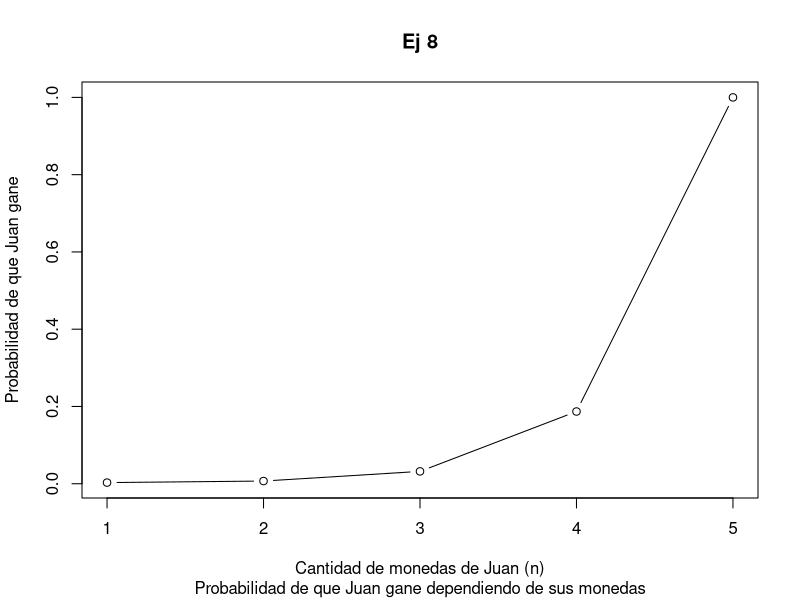
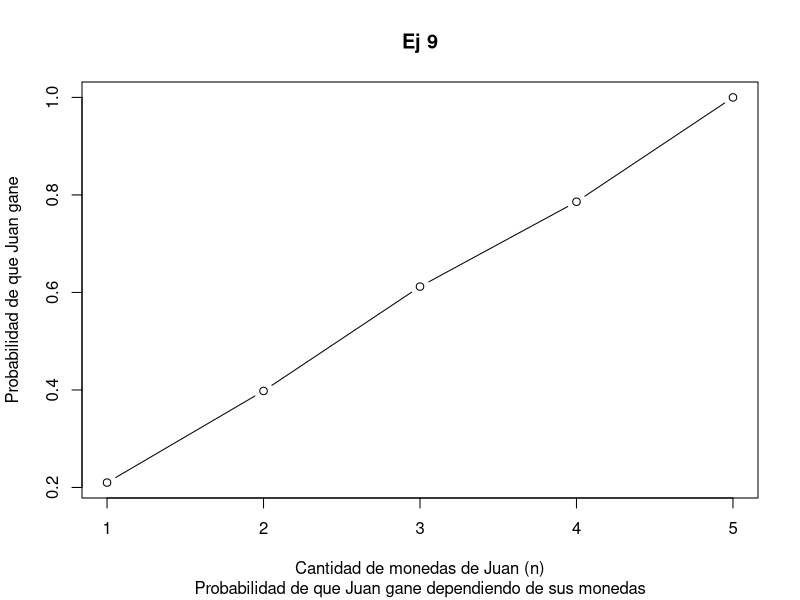
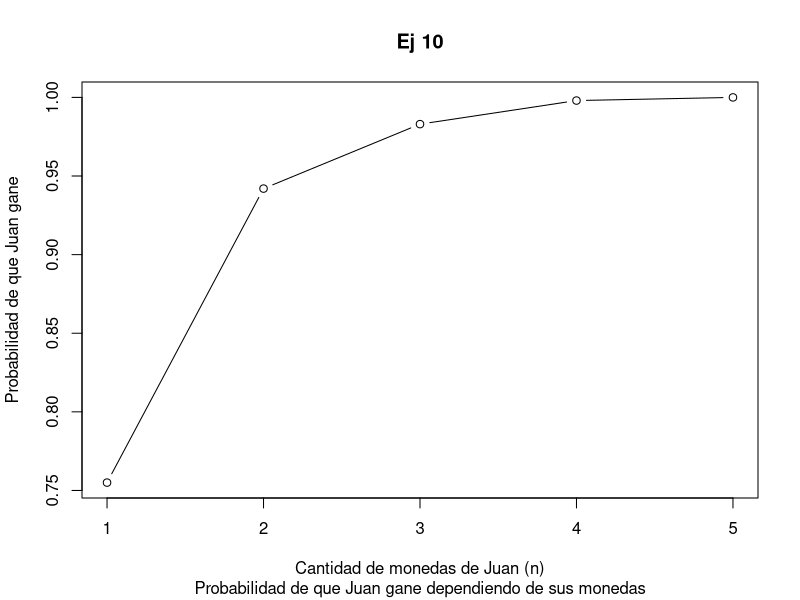
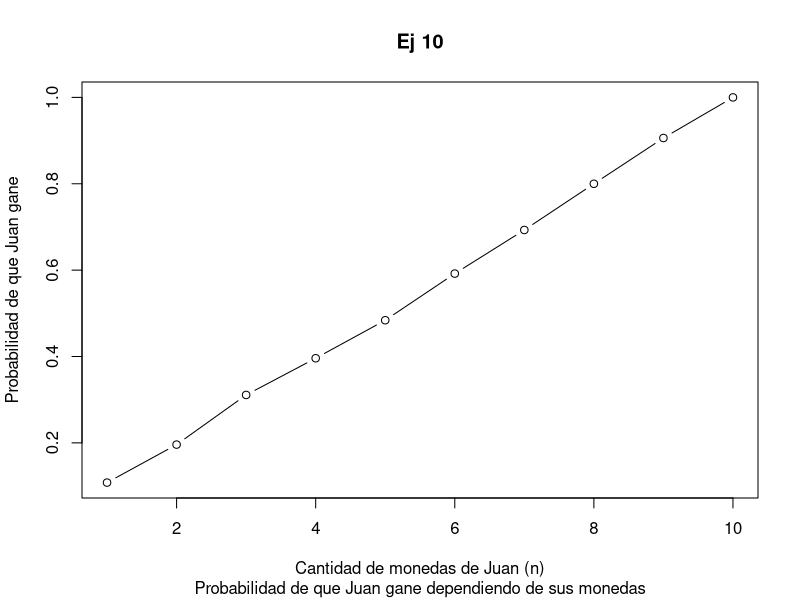
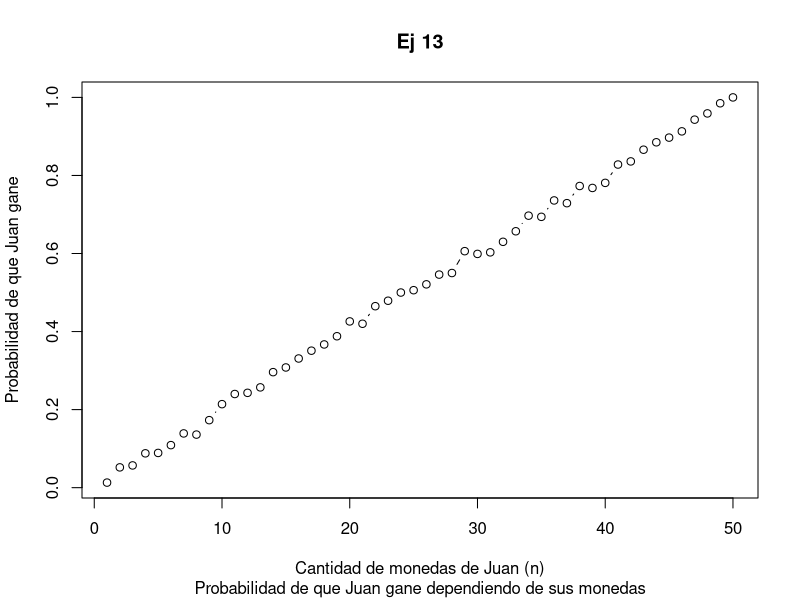

Recreate these plots in R, in order.
# Ej 1
p <- 1/6  # Probabilidad de que gane Juan
Nrep <- 1000

print("Ej 1")
print(c("Juan gana", sum(runif(Nrep) < p)), quote=F)

# Ej 2
unajugada <- function(p) {
    if (runif(1) < p) {
        return("Juan")
    } else { 
        return("Pedro")
    }
}
print(unajugada(p))
print(unajugada(p))
print(unajugada(p))
print(unajugada(p))

# Ej 3

ps = c(0.2, 0.5, 0.8)
print(c("p, ", "est_p"), quote=F)
for (p in ps) {
   print(c(p, sum(runif(100) < p) / 100.), quote=F)
}

# Ej 4
juanJuega <- function(n, N, p) { # n (monedas Juan), N (monedas total), p (probabilidad de ganar de juan)
    m <- N - n
    while (n > 0 && m > 0) {
        if (unajugada(p) == "Juan") {
            n <- n + 1
            m <- m - 1
        } else {
            n <- n - 1
            m <- m + 1
        }
    }
    if (n == 0) {
        return("Pierde")
    } else {
        return("Gana")
    }
}

print(juanJuega(3, 6, 0.2))
print(juanJuega(3, 6, 0.2))
print(juanJuega(3, 6, 0.2))
print(juanJuega(3, 6, 0.2))
print(juanJuega(3, 4, 0.9))

# Ej 5
simulaNPartidas <- function(n, N, p, Nrep) {
    partidas = c()
    for (i in 1:Nrep) {
        partidas = c(partidas, juanJuega(n, N, p))
    }
    return(sum(partidas == "Gana"))
}
print(simulaNPartidas(3, 5, 1/6, 1000) / 1000)
print(simulaNPartidas(3, 5, 1/6, 1000) / 1000)


# Ej 6
MCprobaJuanGana <- function(n, N, p, Nrep) {
    return(simulaNPartidas(n, N, p, Nrep) / Nrep)
}
print(MCprobaJuanGana(3, 5, 1/6, 1000))
print(MCprobaJuanGana(3, 5, 1/6, 1000))


# Ej 7
# Ej 8
N <- 5
p <- 1/6
xs <- 1:N
ys <- sapply(xs, function(x) {return(MCprobaJuanGana(x, N, p, 1000))})

png('MCprobaJuanGana-ej8.png')
plot(xs, ys, type='b', main='Ej 8', 
     sub='Probabilidad de que Juan gane dependiendo de sus monedas',
     xlab='Cantidad de monedas de Juan (n)',
     ylab='Probabilidad de que Juan gane')
dev.off()


# Ej 9
ys <- sapply(xs, function(x) {return(MCprobaJuanGana(x, N, 0.5, 1000))})

png('MCprobaJuanGana-ej9.png')
plot(xs, ys, type='b', main='Ej 9', 
     sub='Probabilidad de que Juan gane dependiendo de sus monedas',
     xlab='Cantidad de monedas de Juan (n)',
     ylab='Probabilidad de que Juan gane')
dev.off()

# Ej 10
ys <- sapply(xs, function(x) {return(MCprobaJuanGana(x, N, 0.8, 1000))})

png('MCprobaJuanGana-ej10.png')
plot(xs, ys, type='b', main='Ej 10', 
     sub='Probabilidad de que Juan gane dependiendo de sus monedas',
     xlab='Cantidad de monedas de Juan (n)',
     ylab='Probabilidad de que Juan gane')
dev.off()

# Ej 12
N <- 10
xs <- 1:N
ys <- sapply(xs, function(x) {return(MCprobaJuanGana(x, N, 0.5, 1000))})

png('MCprobaJuanGana-ej10.png')
plot(xs, ys, type='b', main='Ej 10', 
     sub='Probabilidad de que Juan gane dependiendo de sus monedas',
     xlab='Cantidad de monedas de Juan (n)',
     ylab='Probabilidad de que Juan gane')
dev.off()

# Ej 13
N <- 50
xs <- 1:N
ys <- sapply(xs, function(x) {return(MCprobaJuanGana(x, N, 0.5, 1000))})

png('MCprobaJuanGana-ej13.png')
plot(xs, ys, type='b', main='Ej 13', 
     sub='Probabilidad de que Juan gane dependiendo de sus monedas',
     xlab='Cantidad de monedas de Juan (n)',
     ylab='Probabilidad de que Juan gane')
dev.off()

# Ej 14
